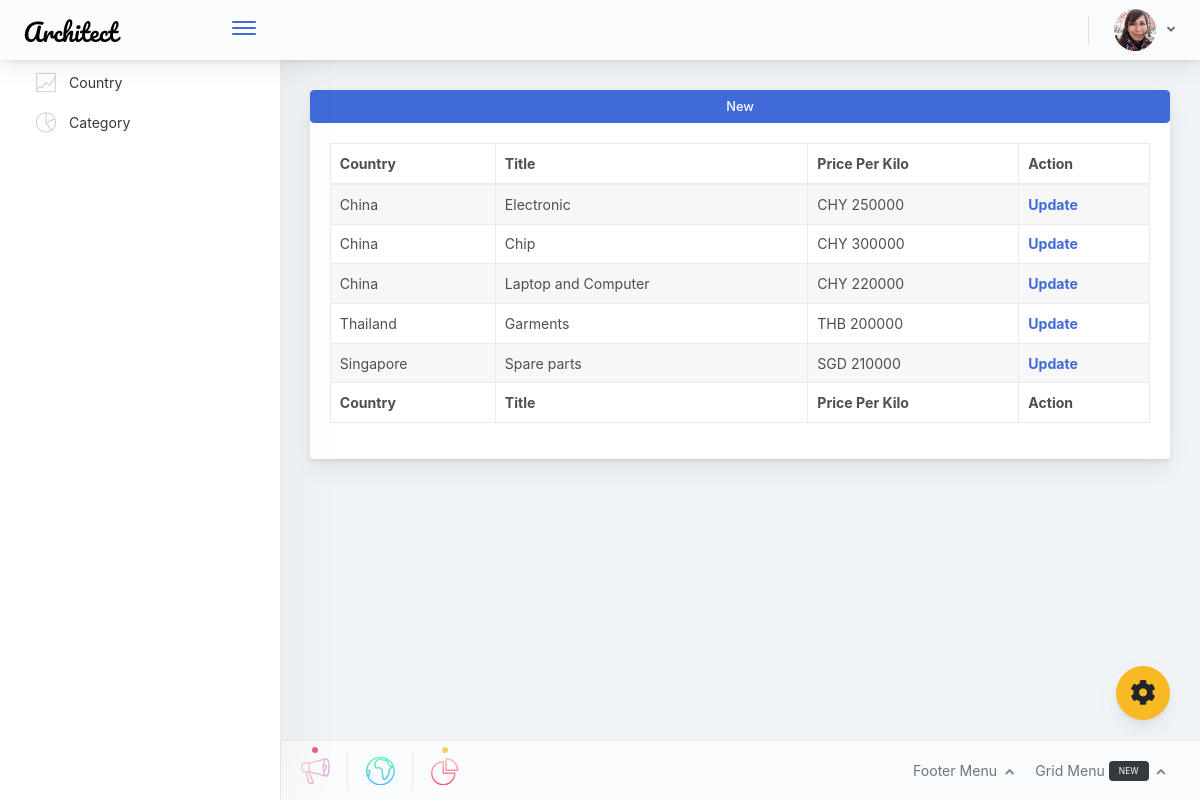
The page /category/ on the database its author committed.
### api/models.py (models this page shows, shortened)
class Category(models.Model):
  country_id = models.ForeignKey(Country, on_delete=models.CASCADE, blank=True, null=True)
  category_title = models.CharField(max_length=255, blank=True, null=True)
  price_per_kilo = models.IntegerField(blank=True, null=True)

class Country(models.Model):
  country_name = models.CharField(max_length=255, blank=True, null=True)
  country_flag = models.URLField(max_length=255, blank=True, null=True)
  country_currency = models.CharField(max_length=255, blank=True, null=True)

### web/views.py (the view)
# urls.py: path('category/', views.ListCategory.as_view(), name='category_list'),
class ListCategory(ListView, LoginRequiredMixin):
    template_name = 'dashboard/category/list.html'
    model = models.Category
    context_object_name = 'lists'

### templates/dashboard/category/list.html
{% extends 'dashboard/base.html' %}
{% load static %}
{% block content %}
<div class="tabs-animation">
    <div class="card mb-3">
        <a href="{% url 'category_new' %}" class="btn btn-primary">New</a>
        <div class="card-body">
          <table style="width: 100%;" id="example" class="table table-hover table-striped table-bordered">
              <thead>
              <tr>
                  <th>Country</th>
                  <th>Title</th>
                  <th>Price Per Kilo</th>
                  <th>Action</th>
              </tr>
              </thead>
              <tbody>
                {% for list in lists %}
                <tr>
                    <td>{{list.country_id.country_name}}</td>
                    <td>{{list.category_title}}</td>
                    <td>{{list.country_id.country_currency}} {{list.price_per_kilo}}</td>
                    <th>
                        <a href="{% url 'category_update' list.id %}">Update</a>
                    </th>
                </tr>
                {% endfor %}
              </tbody>
              <tfoot>
              <tr>
                <th>Country</th>
                <th>Title</th>
                <th>Price Per Kilo</th>
                <th>Action</th>
              </tr>
              </tfoot>
          </table>
      </div>
  </div>
</div>
{% endblock content %}

### templates/dashboard/base.html (shortened to what this page needs)
{% load static %}
<!doctype html>
<html lang="en">
<head>
    {% include 'snippets/style.html' %}
<body>
<div class="app-container app-theme-white body-tabs-shadow fixed-header fixed-sidebar">
    {% include 'snippets/navbar.html' %}
    {% include 'snippets/layout_option.html' %}
    <div class="app-main">
        {% include 'snippets/sidebar.html' %}
        <div class="app-main__outer">
            <div class="app-main__inner">
                {% block content %}
                {% endblock content %}
            </div>
            {% include 'snippets/footer.html' %}
        </div>
    </div>
</div>
</body>
</html>

### templates/snippets/style.html
{% load static %}
<link rel="stylesheet" href="{% static 'dashboard/main.8d288f825d8dffbbe55e.css' %}">

### templates/snippets/navbar.html (shortened to what this page needs)
{% load static %}
<div class="app-header header-shadow">
    <div class="app-header__logo">
        <div class="logo-src"></div>
        <div class="header__pane ml-auto">
            <div>
                <button type="button" class="hamburger close-sidebar-btn hamburger--elastic" data-class="closed-sidebar">
                    <span class="hamburger-box">
                        <span class="hamburger-inner"></span>
                    </span>
                </button>
            </div>
        </div>
    </div>
    <div class="app-header__content">
        <div class="app-header-right">
            <div class="header-btn-lg pr-0">
                <div class="widget-content p-0">
                    <div class="widget-content-wrapper">
                        <div class="widget-content-left">
                            <div class="btn-group">
                                <a data-toggle="dropdown" aria-haspopup="true" aria-expanded="false" class="p-0 btn">
                                    <img width="42" class="rounded-circle" src="{% static 'dashboard/assets/images/avatars/1.jpg' %}" alt="">
                                    <i class="fa fa-angle-down ml-2 opacity-8"></i>
                                </a>
                            </div>
                        </div>
                    </div>
                </div>
            </div>        </div>
    </div>
</div>

### templates/snippets/layout_option.html (shortened to what this page needs)
{% load static %}
<div class="ui-theme-settings">
  <button type="button" id="TooltipDemo" class="btn-open-options btn btn-warning">
      <i class="fa fa-cog fa-w-16 fa-spin fa-2x"></i>
  </button>
</div>

### templates/snippets/sidebar.html (shortened to what this page needs)
{% load static %}
<div class="app-sidebar sidebar-shadow">
  <div class="scrollbar-sidebar">
      <div class="app-sidebar__inner">
          <ul class="vertical-nav-menu">
              <li>
                  <a href="{% url 'country_list' %}">
                      <i class="metismenu-icon pe-7s-graph2">
                      </i>Country
                  </a>
              </li>
              <li>
                  <a href="{% url 'category_list' %}">
                      <i class="metismenu-icon pe-7s-graph">
                      </i>Category
                  </a>
              </li>
          </ul>
      </div>
  </div>
</div>

### templates/snippets/footer.html (shortened to what this page needs)
{% load static %}
<div class="app-wrapper-footer">
  <div class="app-footer">
      <div class="app-footer__inner">
          <div class="app-footer-left">
              <div class="footer-dots">
                  <div class="dropdown">
                      <a aria-haspopup="true" aria-expanded="false" data-toggle="dropdown" class="dot-btn-wrapper">
                          <i class="dot-btn-icon lnr-bullhorn icon-gradient bg-mean-fruit"></i>
                          <div class="badge badge-dot badge-abs badge-dot-sm badge-danger">Notifications</div>
                      </a>
                  </div>
                  <div class="dropdown">
                      <a class="dot-btn-wrapper" aria-haspopup="true" data-toggle="dropdown" aria-expanded="false">
                          <i class="dot-btn-icon lnr-earth icon-gradient bg-happy-itmeo">
                          </i>
                      </a>
                  </div>
                  <div class="dropdown">
                      <a class="dot-btn-wrapper dd-chart-btn-2" aria-haspopup="true" data-toggle="dropdown" aria-expanded="false">
                          <i class="dot-btn-icon lnr-pie-chart icon-gradient bg-love-kiss"></i>
                          <div class="badge badge-dot badge-abs badge-dot-sm badge-warning">Notifications</div>
                      </a>
                  </div>
              </div>
          </div>
          <div class="app-footer-right">
              <ul class="header-megamenu nav">
                  <li class="nav-item">
                      <a data-placement="top" rel="popover-focus" data-offset="300" data-toggle="popover-custom" class="nav-link">
                          Footer Menu
                          <i class="fa fa-angle-up ml-2 opacity-8"></i>
                      </a>
                  </li>
                  <li class="nav-item">
                      <a data-placement="top" rel="popover-focus" data-offset="300" data-toggle="popover-custom" class="nav-link">
                          Grid Menu
                          <div class="badge badge-dark ml-0 ml-1">
                              <small>NEW</small>
                          </div>
                          <i class="fa fa-angle-up ml-2 opacity-8"></i>
                      </a>
                  </li>
              </ul>
          </div>
      </div>
  </div>
</div>

### templates/snippets/server_status.html (shortened to what this page needs)
{% load static %}

### templates/snippets/script.html (shortened to what this page needs)
{% load static %}

### rows shown on the page
Category: country_id.country_name "China", category_title "Electronic", country_id.country_currency "CHY", price_per_kilo "250000"
Category: country_id.country_name "China", category_title "Chip", country_id.country_currency "CHY", price_per_kilo "300000"
Category: country_id.country_name "China", category_title "Laptop and Computer", country_id.country_currency "CHY", price_per_kilo "220000"
Category: country_id.country_name "Thailand", category_title "Garments", country_id.country_currency "THB", price_per_kilo "200000"
Category: country_id.country_name "Singapore", category_title "Spare parts", country_id.country_currency "SGD", price_per_kilo "210000"
